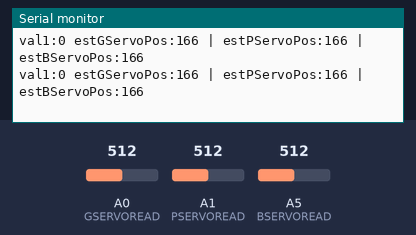
A sketch run on a simulated Arduino Uno, built with avr-gcc and run on an emulated ATmega328P. Parts: the last lines printed to the serial monitor. The inputs (shaded band) are chosen by the test bench; at power-on: A0 (GSERVOREAD) = 512, A1 (PSERVOREAD) = 512, A5 (BSERVOREAD) = 512.

Above: at 7.2 s.
7.3 s: A0 (GSERVOREAD) set to 345
At 7.31 s:
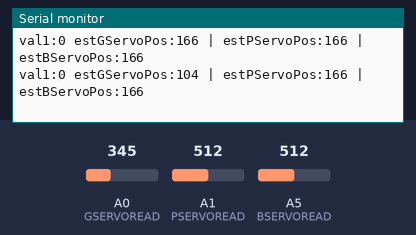
10.3 s: A0 (GSERVOREAD) set to 324
At 10.35 s:
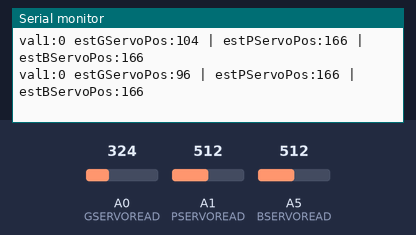
Timing chart, 0 to 13.3 s (numbered marks = the images above; inputs shaded):
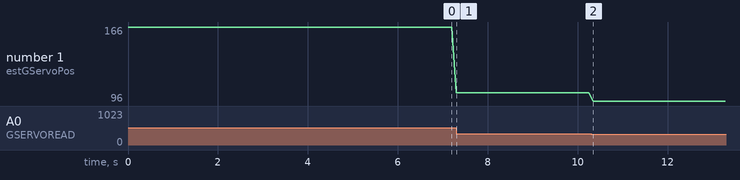

Measured:
- after the input at 7.3 s, the serial monitor: prints a new line at once (image 1)
- after the input at 10.3 s, the serial monitor: prints a new line at once (image 2)
- plotted number 1: 166 → 104 after the input at 7.3 s, 104 → 96 after the input at 10.3 s

The sketch:

Calibration.ino
```cpp
/*
This sketch is for installying the motorhorn at the right angles
Make sure all three readings in the serial monitor is within 0-180 over the entire movement range.
*/
#include <Servo.h>

int val1 = 0;
int val2 = 0;

// Servo with green wire
#define GSERVOREAD A0
int rawGServoPos = 0;
#define GSERVOWRITE 8
int estGServoPos = 0;
Servo GServo;

// Servo with purple wire
#define PSERVOREAD A1
int rawPServoPos = 0;
#define PSERVOWRITE 9
int estPServoPos = 0;
Servo PServo;

// Servo with blue wire
#define BSERVOREAD A5
int rawBServoPos = 0;
#define BSERVOWRITE 10
int estBServoPos = 0;
Servo BServo;

void setup() {
  Serial.begin(9600);

//  GServo.attach(GSERVOWRITE);
//  PServo.attach(PSERVOWRITE);
//  BServo.attach(BSERVOWRITE);
}


void loop() {
  // read servo position
//  GServo.write(30);
//  PServo.write(val1+30);
//  BServo.write(val2+30);

  rawGServoPos = analogRead(GSERVOREAD);
  rawPServoPos = analogRead(PSERVOREAD);
  rawBServoPos = analogRead(BSERVOREAD);
  /*
   */

  estGServoPos = map(rawGServoPos, 60, 550, 0, 180);
  estPServoPos = map(rawPServoPos, 60, 550, 0, 180);
  estBServoPos = map(rawBServoPos, 60, 550, 0, 180);

  Serial.print("val1:");
  Serial.print(val1);

  // Serial.print(" rawGServoPos:");
  // Serial.print(rawGServoPos);
  Serial.print(" estGServoPos:");
  Serial.print(estGServoPos);

  // Serial.print(" | rawPServoPos:");
  // Serial.print(rawPServoPos);
  Serial.print(" | estPServoPos:");
  Serial.print(estPServoPos);

  // Serial.print(" | rawBServoPos:");
  // Serial.print(rawBServoPos);
  Serial.print(" | estBServoPos:");
  Serial.print(estBServoPos);
  Serial.print("\n");

//  val1 = (val1+2) % 120;
//  val2 = (val2+2) % 120;

  delay(100);
}
```
